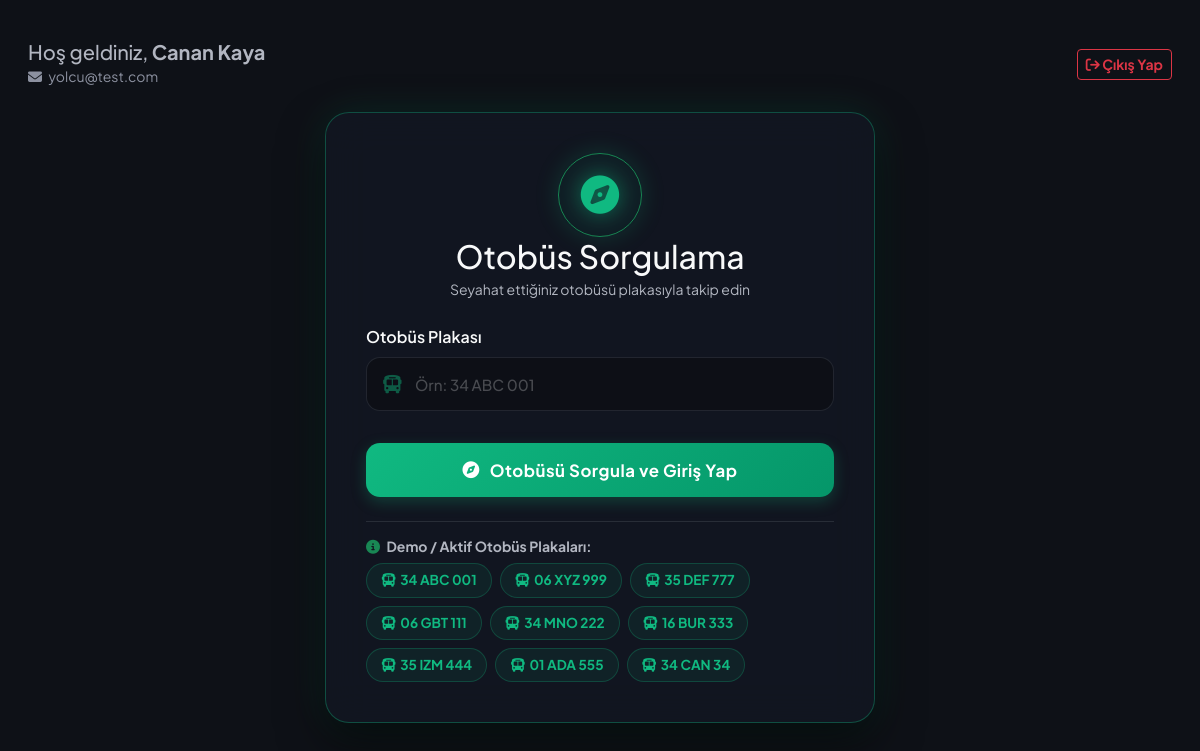
Page /yolcu_plaka_sorgula (signed in) on the committed database.
### app/models.py (models this page shows, shortened)
class Sofor(UserMixin, db.Model):
    __tablename__ = 'soforler'
    id: Mapped[int] = mapped_column(primary_key=True, autoincrement=True)
    ad: Mapped[str] = mapped_column(String(100), nullable=False)
    soyad: Mapped[str] = mapped_column(String(100), nullable=False)
    kullanici_adi: Mapped[str] = mapped_column(String(100), nullable=False, unique=True)
    arac_plaka: Mapped[str] = mapped_column(String(50), nullable=False, unique=True)
    sifre_hash: Mapped[str] = mapped_column(String(255), nullable=False)
    sifre_plain: Mapped[Optional[str]] = mapped_column(String(255))
    alarmlar: Mapped[List["Alarm"]] = relationship(back_populates="sofor")
    ses_loglari: Mapped[List["SesLog"]] = relationship(back_populates="sofor")
    vardiya_kayitlari: Mapped[List["VardiyaSesKaydi"]] = relationship(back_populates="sofor")
    yorumlar: Mapped[List["YolcuYorum"]] = relationship(back_populates="sofor")
    konum: Mapped[Optional["AracKonum"]] = relationship(back_populates="sofor", uselist=False)

### app/main/routes.py (the view, shortened to what this page needs)
@bp.route('/yolcu_plaka_sorgula', methods=['GET', 'POST'])
@yolcu_login_required
def yolcu_plaka_sorgula():
    soforler = db.session.scalars(db.select(Sofor)).all()
    return render_template('yolcu_plaka_sorgula.html', title='Otobüs Sorgula', soforler=soforler)

### app/auth/routes.py (called while the page is built)
def yolcu_login_required(f):
    @wraps(f)
    def decorated_function(*args, **kwargs):
        if 'yolcu_id' not in session:
            flash('Bu sayfayı görmek için lütfen yolcu girişi yapın.', 'warning')
            return redirect(url_for('auth.login'))
        return f(*args, **kwargs)
    return decorated_function

### app/templates/yolcu_plaka_sorgula.html (shortened to what this page needs)
{% extends "base.html" %}
{% block content %}
<div class="row align-items-center mb-4 mt-3 px-3">
    <div class="col-8">
        <h5 class="text-secondary mb-0">Hoş geldiniz, <b>{{ session.get('yolcu_ad') }}</b></h5>
        <small class="text-muted"><i class="fa-solid fa-envelope me-1"></i> {{ session.get('yolcu_email') }}</small>
    </div>
    <div class="col-4 text-end">
        <a href="{{ url_for('auth.yolcu_logout') }}" class="btn btn-outline-danger btn-sm fw-bold"><i class="fa-solid fa-arrow-right-from-bracket"></i> Çıkış Yap</a>
    </div>
</div>
<div class="login-container mt-0">
    <div class="logo-outer-wrapper">
        <div class="logo-container border border-success">
            <i class="fa-solid fa-compass logo-icon"></i>
        </div>
        <h2 class="fw-extrabold text-light mb-1">Otobüs Sorgulama</h2>
        <p class="text-secondary small">Seyahat ettiğiniz otobüsü plakasıyla takip edin</p>
    </div>
    <form action="" method="post">
        <div class="mb-4">
            <label class="form-label fw-semibold text-light mb-2">Otobüs Plakası</label>
            <div class="input-icon-group">
                <i class="fa-solid fa-bus"></i>
                <input type="text" name="plaka" class="form-control" required placeholder="Örn: 34 ABC 001">
            </div>
        </div>
        <div class="pt-2">
            <button type="submit" class="btn-premium-submit">
                <i class="fa-solid fa-compass"></i> Otobüsü Sorgula ve Giriş Yap
            </button>
        </div>
    </form>
    <div class="mt-4 pt-3 border-top border-secondary border-opacity-25">
        <h6 class="text-secondary small fw-bold mb-2"><i class="fa-solid fa-circle-info text-success me-1"></i> Demo / Aktif Otobüs Plakaları:</h6>
        <div class="d-flex flex-wrap gap-2">
            {% for s in soforler %}
                <button type="button" class="btn btn-sm badge-plaka rounded-pill fw-bold" onclick="selectPlaka('{{ s.arac_plaka }}')">
                    <i class="fa-solid fa-bus me-1"></i>{{ s.arac_plaka }}
                </button>
            {% else %}
                <span class="text-muted small">Aktif kayıtlı plaka bulunmamaktadır.</span>
            {% endfor %}
        </div>
    </div>
</div>
{% endblock %}

### app/templates/base.html (style rules this page uses)
body { background-color: #0e1117; color: #fafafa; font-family: 'Plus Jakarta Sans', 'Outfit', 'Segoe UI', Tahoma, Geneva, Verdana, sans-serif; }
.text-secondary { color: #b2b6c1 !important; }
.text-muted { color: #8c91a0 !important; }

### app/templates/yolcu_plaka_sorgula.html (style rules this page uses)
.login-container { max-width: 550px; margin: 50px auto 25px auto; padding: 40px; background: rgba(21, 26, 38, 0.65); backdrop-filter: blur(20px); -webkit-backdrop-filter: blur(20px); border: 1px solid rgba(16, 185, 129, 0.35); border-radius: 24px; box-shadow: 0 20px 45px rgba(0, 0, 0, 0.55), 0 0 40px rgba(16, 185, 129, 0.15); }
.logo-outer-wrapper { text-align: center; margin-bottom: 25px; }
.logo-container { display: inline-flex; align-items: center; justify-content: center; width: 84px; height: 84px; border-radius: 50%; border-color: rgba(16, 185, 129, 0.4); background: rgba(16, 185, 129, 0.05); box-shadow: 0 0 25px rgba(16, 185, 129, 0.2); }
.logo-icon { font-size: 2.4rem; color: #10b981; filter: drop-shadow(0 0 10px rgba(16, 185, 129, 0.6)); }
.input-icon-group { position: relative; display: flex; align-items: center; }
.input-icon-group i { position: absolute; left: 16px; font-size: 1.15rem; transition: all 0.3s; z-index: 10; color: rgba(16, 185, 129, 0.45); }
.input-icon-group .form-control { padding-left: 48px !important; height: 54px; border-radius: 14px; background-color: rgba(10, 12, 18, 0.6) !important; border: 1px solid rgba(255, 255, 255, 0.07); color: #fafafa !important; transition: all 0.3s cubic-bezier(0.4, 0, 0.2, 1); font-size: 0.95rem; font-weight: 500; }
.input-icon-group .form-control::placeholder { color: rgba(255, 255, 255, 0.25); }
.btn-premium-submit { width: 100%; height: 54px; border-radius: 14px; font-weight: 700; font-size: 1.05rem; letter-spacing: 0.5px; transition: all 0.3s cubic-bezier(0.4, 0, 0.2, 1); display: flex; align-items: center; justify-content: center; gap: 10px; border: none; color: #fff; background: linear-gradient(135deg, #10b981 0%, #059669 100%); box-shadow: 0 5px 15px rgba(16, 185, 129, 0.25); }
.badge-plaka { background: rgba(16, 185, 129, 0.08) !important; border: 1px solid rgba(16, 185, 129, 0.25) !important; color: #10b981 !important; transition: all 0.2s cubic-bezier(0.4, 0, 0.2, 1) !important; cursor: pointer; padding: 6px 14px; font-size: 0.85rem; }

### rows in the picture
Sofor: arac_plaka "34 ABC 001"
Sofor: arac_plaka "06 XYZ 999"
Sofor: arac_plaka "35 DEF 777"
Sofor: arac_plaka "06 GBT 111"
Sofor: arac_plaka "34 MNO 222"
Sofor: arac_plaka "16 BUR 333"
Sofor: arac_plaka "35 IZM 444"
Sofor: arac_plaka "01 ADA 555"
Sofor: arac_plaka "34 CAN 34"

### other values in the picture
{{ session.get('yolcu_ad') }} "Canan Kaya"
{{ session.get('yolcu_email') }} "yolcu@test.com"
